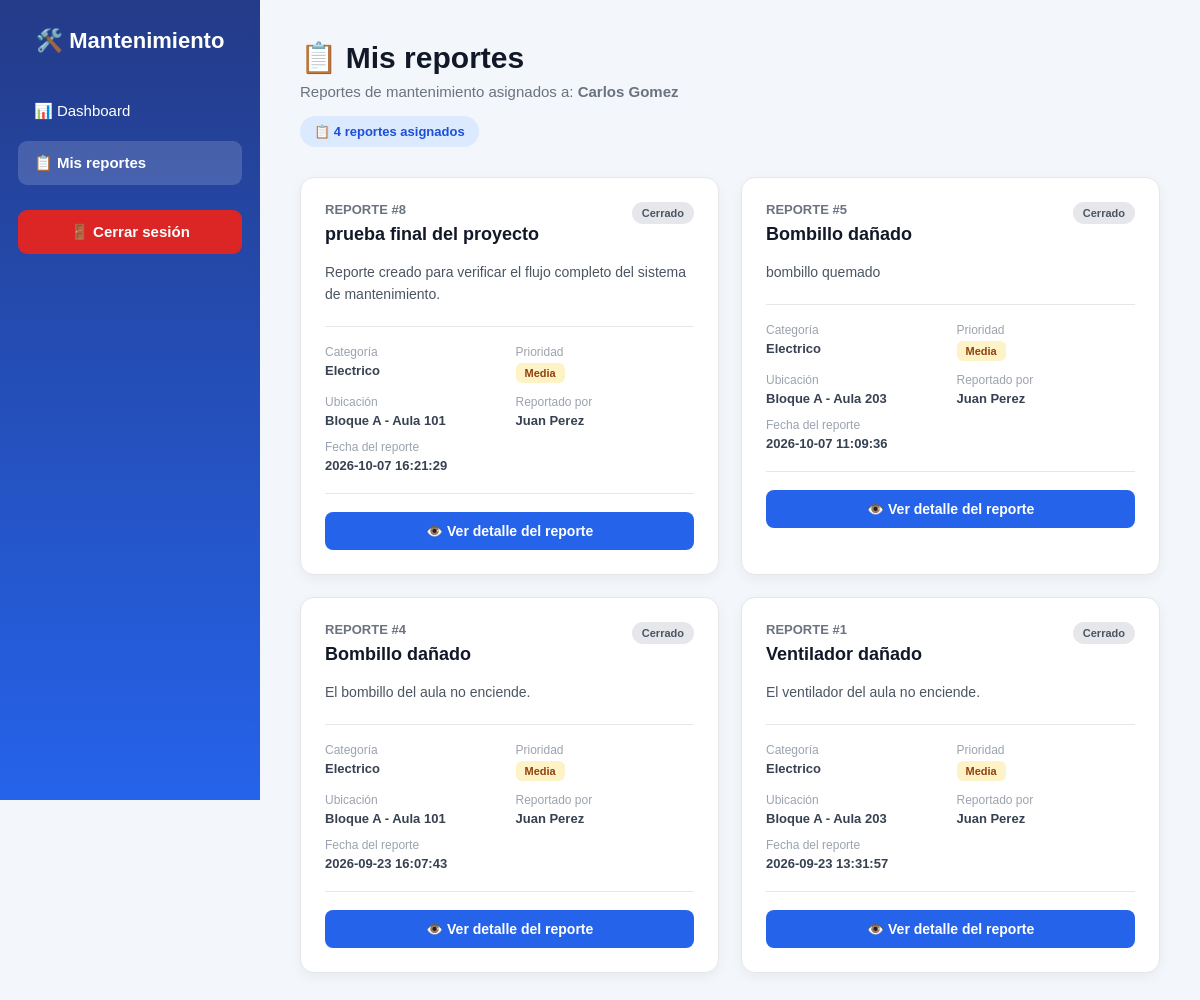
Page /frontend/dashboard/reportes_asignados.php (signed in) on the committed database.
### tables this page shows
CREATE TABLE `reportes` (
  `id_reporte` int NOT NULL AUTO_INCREMENT,
  `titulo` varchar(150) NOT NULL,
  `descripcion` text NOT NULL,
  `fecha_reporte` datetime NOT NULL DEFAULT CURRENT_TIMESTAMP,
  `id_usuario` int NOT NULL,
  `id_categoria` int NOT NULL,
  `id_ubicacion` int NOT NULL,
  `id_prioridad` int NOT NULL,
  `id_estado` int NOT NULL,
  PRIMARY KEY (`id_reporte`),
  KEY `fk_reporte_usuario` (`id_usuario`),
  KEY `fk_reporte_categoria` (`id_categoria`),
  KEY `fk_reporte_ubicacion` (`id_ubicacion`),
  KEY `fk_reporte_prioridad` (`id_prioridad`),
  KEY `fk_reporte_estado` (`id_estado`),
  CONSTRAINT `fk_reporte_categoria` FOREIGN KEY (`id_categoria`) REFERENCES `categorias` (`id_categoria`) ON DELETE RESTRICT ON UPDATE CASCADE,
  CONSTRAINT `fk_reporte_estado` FOREIGN KEY (`id_estado`) REFERENCES `estados` (`id_estado`) ON DELETE RESTRICT ON UPDATE CASCADE,
  CONSTRAINT `fk_reporte_prioridad` FOREIGN KEY (`id_prioridad`) REFERENCES `prioridades` (`id_prioridad`) ON DELETE RESTRICT ON UPDATE CASCADE,
  CONSTRAINT `fk_reporte_ubicacion` FOREIGN KEY (`id_ubicacion`) REFERENCES `ubicaciones` (`id_ubicacion`) ON DELETE RESTRICT ON UPDATE CASCADE,
  CONSTRAINT `fk_reporte_usuario` FOREIGN KEY (`id_usuario`) REFERENCES `usuarios` (`id_usuario`) ON DELETE RESTRICT ON UPDATE CASCADE
);

CREATE TABLE `estados` (
  `id_estado` int NOT NULL AUTO_INCREMENT,
  `nombre` varchar(50) NOT NULL,
  `descripcion` varchar(255) DEFAULT NULL,
  PRIMARY KEY (`id_estado`),
  UNIQUE KEY `nombre` (`nombre`)
);

CREATE TABLE `categorias` (
  `id_categoria` int NOT NULL AUTO_INCREMENT,
  `nombre` varchar(100) NOT NULL,
  `descripcion` varchar(255) DEFAULT NULL,
  `estado` tinyint(1) NOT NULL DEFAULT '1',
  PRIMARY KEY (`id_categoria`),
  UNIQUE KEY `nombre` (`nombre`)
);

CREATE TABLE `prioridades` (
  `id_prioridad` int NOT NULL AUTO_INCREMENT,
  `nombre` varchar(50) NOT NULL,
  `descripcion` varchar(255) DEFAULT NULL,
  PRIMARY KEY (`id_prioridad`),
  UNIQUE KEY `nombre` (`nombre`)
);

CREATE TABLE `ubicaciones` (
  `id_ubicacion` int NOT NULL AUTO_INCREMENT,
  `bloque` varchar(100) NOT NULL,
  `espacio` varchar(100) NOT NULL,
  `descripcion` varchar(255) DEFAULT NULL,
  `estado` tinyint(1) NOT NULL DEFAULT '1',
  PRIMARY KEY (`id_ubicacion`)
);

### frontend/dashboard/reportes_asignados.php (the view, shortened to what this page needs)
<?php
$database = new Database();
$db = $database->conectar();
$id_tecnico = $_SESSION["id_usuario"];
$sql = "SELECT
            r.id_reporte,
            r.titulo,
            r.descripcion,
            r.fecha_reporte,
            c.nombre AS categoria,
            u.bloque,
            u.espacio,
            p.nombre AS prioridad,
            e.nombre AS estado,
            CONCAT(
                usuario.nombre,
                ' ',
                usuario.apellido
            ) AS reportante
        FROM asignaciones a
        INNER JOIN reportes r
            ON a.id_reporte = r.id_reporte
        INNER JOIN categorias c
            ON r.id_categoria = c.id_categoria
        INNER JOIN ubicaciones u
            ON r.id_ubicacion = u.id_ubicacion
        INNER JOIN prioridades p
            ON r.id_prioridad = p.id_prioridad
        INNER JOIN estados e
            ON r.id_estado = e.id_estado
        INNER JOIN usuarios usuario
            ON r.id_usuario = usuario.id_usuario
        WHERE a.id_tecnico = :id_tecnico
        AND a.activa = 1
        ORDER BY r.fecha_reporte DESC";
$stmt = $db->prepare($sql);
$stmt->bindParam(
    ":id_tecnico",
    $id_tecnico,
    PDO::PARAM_INT
);
$stmt->execute();
$reportes = $stmt->fetchAll(PDO::FETCH_ASSOC);
?>
<!DOCTYPE html>
<html lang="es">
<head>
</head>
<body>
<div class="contenedor">
    <aside class="menu">
        <h2>
            🛠️ Mantenimiento
        </h2>
        <ul>
            <li>
                <a href="tecnico.php">
                    📊 Dashboard
                </a>
            </li>
            <li>
                <a
                    href="reportes_asignados.php"
                    class="activo"
                >
                    📋 Mis reportes
                </a>
            </li>
            <li>
                <a
                    href="../../backend/auth/logout.php"
                    class="logout"
                >
                    🚪 Cerrar sesión
                </a>
            </li>
        </ul>
    </aside>
    <main class="contenido">
        <div class="encabezado">
            <h1>
                📋 Mis reportes
            </h1>
            <p>
                Reportes de mantenimiento asignados a:
                <strong>
                    <?php
                    echo htmlspecialchars(
                        $_SESSION["nombre"]
                        . " "
                        . $_SESSION["apellido"]
                    );
                    ?>
                </strong>
            </p>
            <div class="resumen">
                📋
                <?php echo count($reportes); ?>
                reporte<?php echo count($reportes) != 1 ? "s" : ""; ?>
                asignado<?php echo count($reportes) != 1 ? "s" : ""; ?>
            </div>
        </div>
        <?php if (count($reportes) == 0): ?>
            <div class="sin-reportes">
                <div class="icono">
                    📋
                </div>
                <h3>
                    No hay reportes asignados
                </h3>
                <p>
                    Actualmente no tienes reportes de
                    mantenimiento asignados.
                </p>
            </div>
        <?php else: ?>
            <div class="lista-reportes">
                <?php foreach ($reportes as $reporte): ?>
                    <?php
                    $estado = strtolower(
                        trim($reporte["estado"])
                    );
                    $claseEstado = "estado-pendiente";
                    if ($estado == "asignado") {
                        $claseEstado = "estado-asignado";
                    } elseif ($estado == "en proceso") {
                        $claseEstado = "estado-proceso";
                    } elseif ($estado == "resuelto") {
                        $claseEstado = "estado-resuelto";
                    } elseif ($estado == "cerrado") {
                        $claseEstado = "estado-cerrado";
                    }
                    $clasePrioridad = "prioridad-media";
                    ?>
                    <div class="tarjeta">
                        <div class="tarjeta-header">
                            <div>
                                <div class="numero-reporte">
                                    REPORTE
                                    #<?php
                                    echo $reporte["id_reporte"];
                                    ?>
                                </div>
                                <h2>
                                    <?php
                                    echo htmlspecialchars(
                                        $reporte["titulo"]
                                    );
                                    ?>
                                </h2>
                            </div>
                            <span
                                class="estado <?php echo $claseEstado; ?>"
                            >
                                <?php
                                echo htmlspecialchars(
                                    $reporte["estado"]
                                );
                                ?>
                            </span>
                        </div>
                        <div class="descripcion">
                            <?php
                            echo nl2br(
                                htmlspecialchars(
                                    $reporte["descripcion"]
                                )
                            );
                            ?>
                        </div>
                        <div class="informacion">
                            <div class="dato">
                                <span class="etiqueta">
                                    Categoría
                                </span>
                                <span class="valor">
                                    <?php
                                    echo htmlspecialchars(
                                        $reporte["categoria"]
                                    );
                                    ?>
                                </span>
                            </div>
                            <div class="dato">
                                <span class="etiqueta">
                                    Prioridad
                                </span>
                                <span class="valor">
                                    <span
                                        class="prioridad <?php echo $clasePrioridad; ?>"
                                    >
                                        <?php
                                        echo htmlspecialchars(
                                            $reporte["prioridad"]
                                        );
                                        ?>
                                    </span>
                                </span>
                            </div>
                            <div class="dato">
                                <span class="etiqueta">
                                    Ubicación
                                </span>
                                <span class="valor">
                                    <?php
                                    echo htmlspecialchars(
                                        $reporte["bloque"]
                                    );
                                    ?>
                                    -
                                    <?php
                                    echo htmlspecialchars(
                                        $reporte["espacio"]
                                    );
                                    ?>
                                </span>
                            </div>
                            <div class="dato">
                                <span class="etiqueta">
                                    Reportado por
                                </span>
                                <span class="valor">
                                    <?php
                                    echo htmlspecialchars(
                                        $reporte["reportante"]
                                    );
                                    ?>
                                </span>
                            </div>
                            <div class="dato">
                                <span class="etiqueta">
                                    Fecha del reporte
                                </span>
                                <span class="valor">
                                    <?php
                                    echo htmlspecialchars(
                                        $reporte["fecha_reporte"]
                                    );
                                    ?>
                                </span>
                            </div>
                        </div>
                        <div class="acciones">
                            <a
                                href="detalle_reporte.php?id=<?php echo $reporte['id_reporte']; ?>"
                                class="btn-detalle"
                            >
                                👁️ Ver detalle del reporte
                            </a>
                        </div>
                    </div>
                <?php endforeach; ?>
            </div>
        <?php endif; ?>
    </main>
</div>
</body>
</html>

### frontend/dashboard/reportes_asignados.php (style rules this page uses)
* { box-sizing: border-box; margin: 0; padding: 0; }
body { font-family: Arial, Helvetica, sans-serif; background: #f3f6fa; color: #1f2937; }
.contenedor { min-height: 100vh; }
.menu { position: fixed; top: 0; left: 0; width: 260px; height: 100vh; background: linear-gradient( 180deg, #243b88 0%, #2563eb 100% ); padding: 28px 18px; color: white; overflow-y: auto; }
.menu h2 { font-size: 22px; margin-bottom: 35px; text-align: center; font-weight: 700; }
.menu ul { list-style: none; }
.menu li { margin-bottom: 8px; }
.menu a { display: block; padding: 13px 16px; color: white; text-decoration: none; border-radius: 9px; font-size: 15px; transition: background 0.2s ease, transform 0.2s ease; }
.menu a.activo { background: rgba(255, 255, 255, 0.16); font-weight: 600; }
.menu a.logout { margin-top: 25px; background: #dc2626; font-weight: 600; text-align: center; }
.contenido { margin-left: 260px; width: calc(100% - 260px); min-height: 100vh; padding: 40px; }
.encabezado { margin-bottom: 30px; }
.encabezado h1 { font-size: 30px; color: #111827; margin-bottom: 8px; }
.encabezado p { color: #6b7280; font-size: 15px; }
.resumen { display: inline-flex; align-items: center; gap: 8px; margin-top: 16px; padding: 8px 14px; background: #dbeafe; color: #1d4ed8; border-radius: 999px; font-size: 13px; font-weight: 600; }
.lista-reportes { display: grid; grid-template-columns: repeat( auto-fit, minmax(330px, 1fr) ); gap: 22px; }
.tarjeta { background: white; border: 1px solid #e5e7eb; border-radius: 14px; padding: 24px; box-shadow: 0 4px 12px rgba(15, 23, 42, 0.05); transition: transform 0.2s ease, box-shadow 0.2s ease; }
.tarjeta-header { display: flex; justify-content: space-between; align-items: flex-start; gap: 15px; margin-bottom: 16px; }
.numero-reporte { color: #6b7280; font-size: 13px; font-weight: 600; margin-bottom: 5px; }
.tarjeta h2 { font-size: 18px; line-height: 1.35; color: #111827; }
.estado { display: inline-block; padding: 5px 10px; border-radius: 999px; font-size: 11px; font-weight: 700; white-space: nowrap; }
.estado-cerrado { background: #e5e7eb; color: #4b5563; }
.descripcion { color: #4b5563; font-size: 14px; line-height: 1.55; margin-bottom: 20px; }
.informacion { display: grid; grid-template-columns: repeat(2, 1fr); gap: 12px; padding-top: 18px; border-top: 1px solid #e5e7eb; }
.dato { font-size: 13px; }
.dato .etiqueta { display: block; color: #9ca3af; margin-bottom: 4px; font-size: 12px; }
.dato .valor { color: #374151; font-weight: 600; }
.prioridad { display: inline-block; padding: 4px 9px; border-radius: 6px; font-size: 11px; font-weight: 700; }
.prioridad-media { background: #fef3c7; color: #92400e; }
.acciones { margin-top: 20px; padding-top: 18px; border-top: 1px solid #e5e7eb; }
.btn-detalle { display: inline-flex; align-items: center; justify-content: center; gap: 7px; width: 100%; padding: 11px 16px; background: #2563eb; color: white; text-decoration: none; border-radius: 8px; font-size: 14px; font-weight: 600; transition: background 0.2s ease, transform 0.2s ease; }

### rows in the picture
reportes: id_reporte "8", titulo "prueba final del proyecto", id_estado.nombre "Cerrado", descripcion "Reporte creado para verificar el flujo completo del sistema de mantenimiento.", id_categoria.nombre "Electrico", id_prioridad.nombre "Media", id_ubicacion.bloque "Bloque A", id_ubicacion.espacio "Aula 101", reportante "Juan Perez", fecha_reporte "2026-10-07 16:21:29"
reportes: id_reporte "5", titulo "Bombillo dañado", id_estado.nombre "Cerrado", descripcion "bombillo quemado", id_categoria.nombre "Electrico", id_prioridad.nombre "Media", id_ubicacion.bloque "Bloque A", id_ubicacion.espacio "Aula 203", reportante "Juan Perez", fecha_reporte "2026-10-07 11:09:36"
reportes: id_reporte "4", titulo "Bombillo dañado", id_estado.nombre "Cerrado", descripcion "El bombillo del aula no enciende.", id_categoria.nombre "Electrico", id_prioridad.nombre "Media", id_ubicacion.bloque "Bloque A", id_ubicacion.espacio "Aula 101", reportante "Juan Perez", fecha_reporte "2026-09-23 16:07:43"
reportes: id_reporte "1", titulo "Ventilador dañado", id_estado.nombre "Cerrado", descripcion "El ventilador del aula no enciende.", id_categoria.nombre "Electrico", id_prioridad.nombre "Media", id_ubicacion.bloque "Bloque A", id_ubicacion.espacio "Aula 203", reportante "Juan Perez", fecha_reporte "2026-09-23 13:31:57"

### other values in the picture
count($reportes) "4"
